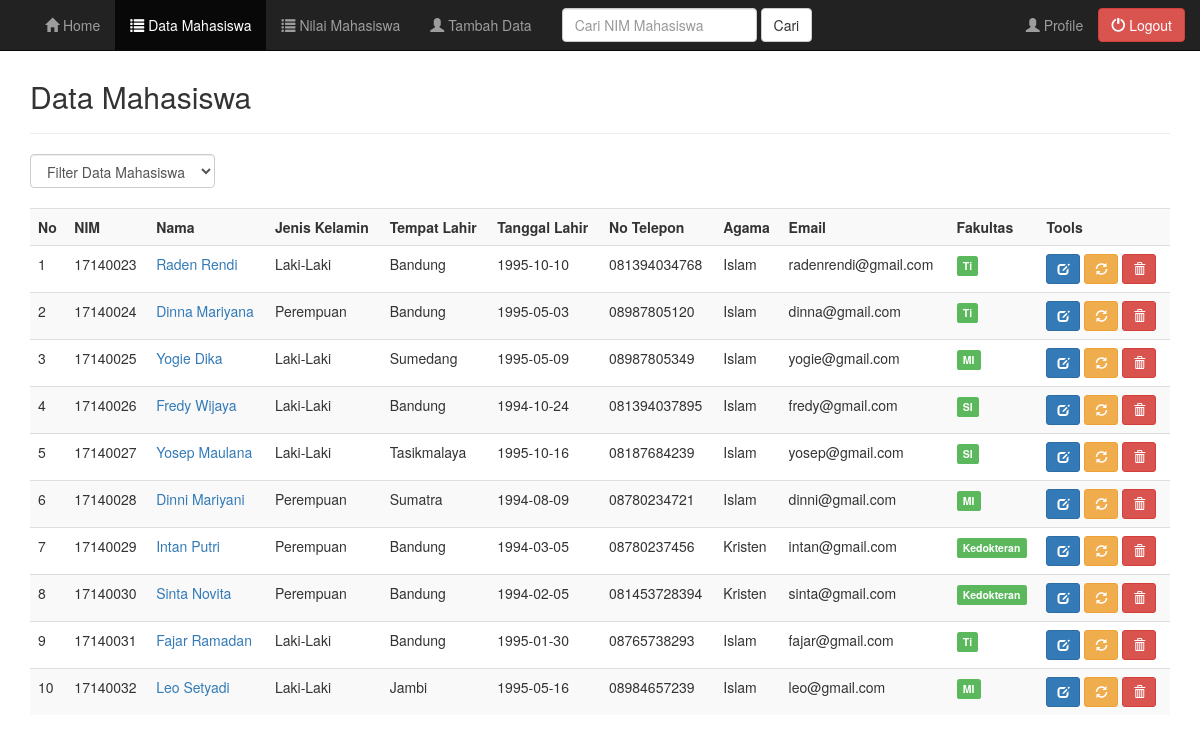
Screenshot of /admin/data.php (signed in) with the database file from the repository.
### tables this page shows
CREATE TABLE `tbl_mahasiswa` (
  `ID` bigint(20) UNSIGNED NOT NULL,
  `username` varchar(20) NOT NULL,
  `password` varchar(32) NOT NULL,
  `level` varchar(30) NOT NULL,
  `nim` varchar(20) NOT NULL,
  `nama` varchar(50) NOT NULL,
  `jenis_kelamin` varchar(20) NOT NULL,
  `tempat_lahir` varchar(30) NOT NULL,
  `tanggal_lahir` date NOT NULL,
  `alamat_asal` varchar(100) NOT NULL,
  `alamat_sekarang` varchar(100) NOT NULL,
  `no_telepon` varchar(13) NOT NULL,
  `email` varchar(30) NOT NULL,
  `agama` varchar(50) NOT NULL,
  `fakultas` varchar(50) NOT NULL,
  `absen` varchar(25) NOT NULL,
  `tugas` varchar(30) NOT NULL,
  `uts` varchar(35) NOT NULL,
  `uas` varchar(40) NOT NULL,
  `study` varchar(45) NOT NULL,
  `sks` varchar(50) NOT NULL,
  `grade` varchar(25) NOT NULL
);

### admin/data.php (the view, shortened to what this page needs)
<?php $thisPage="Data"; ?>
<?php
include("header.php");
include("../koneksi.php");
?>
	<div class="container">
		<div class="content">
			<h2>Data Mahasiswa</h2>
			<hr />
			<form class="form-inline" method="get">
				<div class="form-group">
					<select name="filter" class="form-control" onchange="form.submit()">
						<option value="0">Filter Data Mahasiswa</option>
						<?php $filter = (isset($_GET['filter']) ? strtolower($_GET['filter']) : NULL);  ?>
					</select>
				</div>
			</form>
			<br />
			<div class="table-responsive">
				<table class="table table-striped table-hover">
					<tr>
						<th>No</th>
						<th>NIM</th>
						<th>Nama</th>
						<th>Jenis Kelamin</th>
						<th>Tempat Lahir</th>
						<th>Tanggal Lahir</th>
						<th>No Telepon</th>
						<th>Agama</th>
						<th>Email</th>
						<th>Fakultas</th>
						<th>Tools</th>
					</tr>
					<?php
					if($filter){
						$sql = mysqli_query($koneksi, "SELECT * FROM tbl_mahasiswa WHERE fakultas='$filter' ORDER BY nim ASC");
					}else{
						$sql = mysqli_query($koneksi, "SELECT * FROM tbl_mahasiswa ORDER BY nim ASC");
					}
					if(mysqli_num_rows($sql) == 0){
						echo '<tr><td colspan="14">Data Tidak Ada.</td></tr>';
					}else{
						$no = 1;
						while($row = mysqli_fetch_assoc($sql)){
							echo '
							<tr>
								<td>'.$no.'</td>
								<td>'.$row['nim'].'</td>
								<td><a href="profile_mahasiswa.php?nim='.$row['nim'].'">'.$row['nama'].'</a></td>
								<td>'.$row['jenis_kelamin'].'</td>
								<td>'.$row['tempat_lahir'].'</td>
								<td>'.$row['tanggal_lahir'].'</td>
								<td>'.$row['no_telepon'].'</td>
								<td>'.$row['agama'].'</td>
								<td>'.$row['email'].'</td>
								<td>';
								if($row['fakultas'] == 'TI'){
									echo '<span class="label label-success">Ti</span>';
								}
								else if ($row['fakultas'] == 'MI' ){
									echo '<span class="label label-success">MI</span>';
								}
								else if ($row['fakultas'] == 'SI' ){
									echo '<span class="label label-success">SI</span>';
								}
								else if ($row['fakultas'] == 'Kedokteran' ){
									echo '<span class="label label-success">Kedokteran</span>';
								}
							echo '
								</td>
								<td>
									<a href="edit_mahasiswa.php?nim='.$row['nim'].'" title="Edit Data" data-toggle="tooltip" class="btn btn-primary btn-sm"><span class="glyphicon glyphicon-edit" aria-hidden="true"></span></a>
									<a href="password.php?nim='.$row['nim'].'" title="Ganti Password" data-toggle="tooltip" class="btn btn-warning btn-sm"><span class="glyphicon glyphicon-refresh" aria-hidden="true"></span></a>
									<a href="data.php?aksi=delete&nim='.$row['nim'].'" title="Hapus Data" data-toggle="tooltip" onclick="return confirm(\'Anda yakin akan menghapus data '.$row['nama'].'?\')" class="btn btn-danger btn-sm"><span class="glyphicon glyphicon-trash" aria-hidden="true"></span></a>
								</td>
							</tr>
							';
							$no++;
						}
					}
					?>
				</table>
			</div>
		</div>
	</div>
<?php
include("footer.php");
?>

### admin/header.php (shortened to what this page needs)
<!DOCTYPE html>
<html lang="id">
  <head>
    <link href="../css/bootstrap.min.css" rel="stylesheet">
	<link href="../css/bootstrap-datepicker.css" rel="stylesheet">
    <link href="../style.css" rel="stylesheet">
  </head>
<body>
	<nav class="navbar navbar-inverse navbar-fixed-top">
	  <div class="container">
		<div class="collapse navbar-collapse" id="myNavbar">
		  <ul class="nav navbar-nav navbar-left">
			<li<?php if ($thisPage=="Dashboard") echo " class=\"active\""; ?>><a href="index.php"><span class="glyphicon glyphicon-home"></span> Home</a></li>
			<li<?php if ($thisPage=="Data") echo " class=\"active\""; ?>><a href="data.php" data-toggle="tooltip" data-placement="bottom" title="Lihat Data Mahasiswa"><span class="glyphicon glyphicon-list"></span> Data Mahasiswa</a></li>
			<li<?php if ($thisPage=="Nilai") echo " class=\"active\""; ?>><a href="nilai.php" data-toggle="tooltip" data-placement="bottom" title="Lihat Nilai Mahasiswa"><span class="glyphicon glyphicon-list"></span> Nilai Mahasiswa</a></li>
			<li<?php if ($thisPage=="Tambah") echo " class=\"active\""; ?>><a href="tambah.php" data-toggle="tooltip" data-placement="bottom" title="Tambah Data Mahasiswa" ><span class="glyphicon glyphicon-user"></span> Tambah Data</a></li>
			<form name="cari" method="post" action="cari.php" role="search" class="navbar-form navbar-left">
				<div class="form-group">
					<input type="text" name="carinim" placeholder="Cari NIM Mahasiswa" class="form-control">
				</div>
				<button type="submit" name="submit" id="submit" value="search" class="btn btn-default" data-toggle="tooltip" data-placement="bottom" title="Cari Data Mahasiswa">Cari</button>
			</form>
		  </ul>
	      <ul class="nav navbar-nav navbar-right">
	      	<li<?php if ($thisPage=="Profile") echo " class=\"active\""; ?>><a href="profile.php" data-toggle="tooltip" data-placement="bottom" title="Lihat Profile"><span class="glyphicon glyphicon-user"></span> Profile</a></li>
	        <a href="../logout.php" data-toggle="tooltip" data-placement="bottom" title="Logout" class="btn btn-danger navbar-btn" role="button"><span class="glyphicon glyphicon-off"></span> Logout</a>
	      </ul>
		</div>
	  </div>
	</nav>

### admin/footer.php (shortened to what this page needs)
</body>
</html>

### style.css (style rules this page uses)
.content { margin-top: 80px; }

### rows the page displays
tbl_mahasiswa: nim "17140023", nama "Raden Rendi", jenis_kelamin "Laki-Laki", tempat_lahir "Bandung", tanggal_lahir "1995-10-10", no_telepon "081394034768", agama "Islam", email "radenrendi@gmail.com", fakultas "Ti"
tbl_mahasiswa: nim "17140024", nama "Dinna Mariyana", jenis_kelamin "Perempuan", tempat_lahir "Bandung", tanggal_lahir "1995-05-03", no_telepon "08987805120", agama "Islam", email "dinna@gmail.com", fakultas "Ti"
tbl_mahasiswa: nim "17140025", nama "Yogie Dika", jenis_kelamin "Laki-Laki", tempat_lahir "Sumedang", tanggal_lahir "1995-05-09", no_telepon "08987805349", agama "Islam", email "yogie@gmail.com", fakultas "MI"
tbl_mahasiswa: nim "17140026", nama "Fredy Wijaya", jenis_kelamin "Laki-Laki", tempat_lahir "Bandung", tanggal_lahir "1994-10-24", no_telepon "081394037895", agama "Islam", email "fredy@gmail.com", fakultas "SI"
tbl_mahasiswa: nim "17140027", nama "Yosep Maulana", jenis_kelamin "Laki-Laki", tempat_lahir "Tasikmalaya", tanggal_lahir "1995-10-16", no_telepon "08187684239", agama "Islam", email "yosep@gmail.com", fakultas "SI"
tbl_mahasiswa: nim "17140028", nama "Dinni Mariyani", jenis_kelamin "Perempuan", tempat_lahir "Sumatra", tanggal_lahir "1994-08-09", no_telepon "08780234721", agama "Islam", email "dinni@gmail.com", fakultas "MI"
tbl_mahasiswa: nim "17140029", nama "Intan Putri", jenis_kelamin "Perempuan", tempat_lahir "Bandung", tanggal_lahir "1994-03-05", no_telepon "08780237456", agama "Kristen", email "intan@gmail.com", fakultas "Kedokteran"
tbl_mahasiswa: nim "17140030", nama "Sinta Novita", jenis_kelamin "Perempuan", tempat_lahir "Bandung", tanggal_lahir "1994-02-05", no_telepon "081453728394", agama "Kristen", email "sinta@gmail.com", fakultas "Kedokteran"
tbl_mahasiswa: nim "17140031", nama "Fajar Ramadan", jenis_kelamin "Laki-Laki", tempat_lahir "Bandung", tanggal_lahir "1995-01-30", no_telepon "08765738293", agama "Islam", email "fajar@gmail.com", fakultas "Ti"
tbl_mahasiswa: nim "17140032", nama "Leo Setyadi", jenis_kelamin "Laki-Laki", tempat_lahir "Jambi", tanggal_lahir "1995-05-16", no_telepon "08984657239", agama "Islam", email "leo@gmail.com", fakultas "MI"
